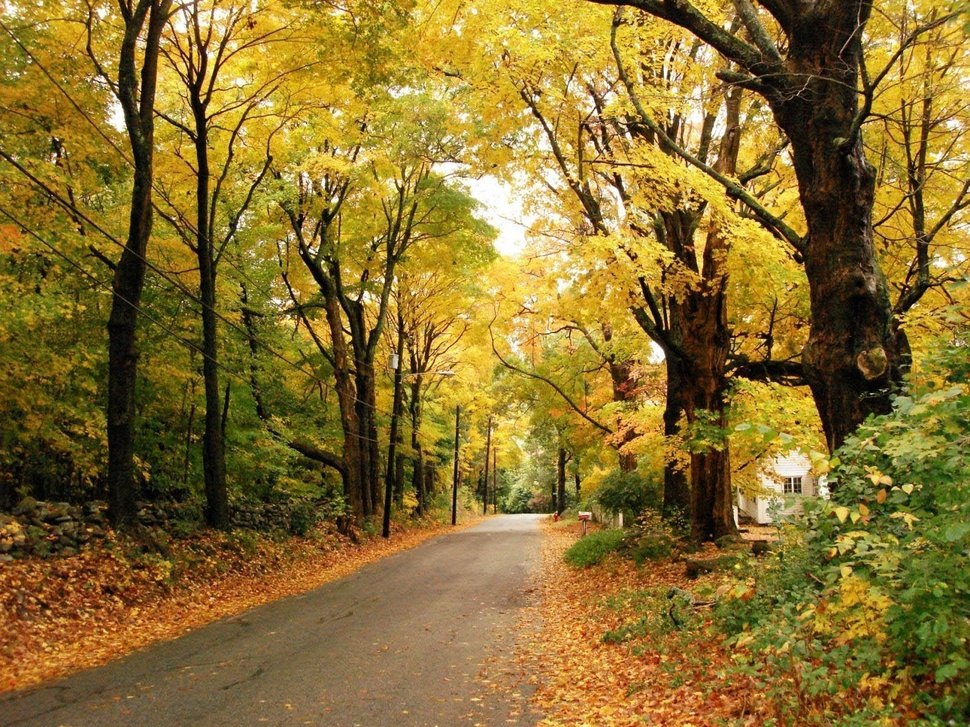
#> input picture Exercise IULI/Review/No 6/scene.jpg, 970 x 727 px, shrunk from 1600 x 1200 before the run
$ python 'No 6.py'
#> lines starting #> are read from the running program, lines starting #| are printed output that depends on the picture
# -*- coding: utf-8 -*-
"""
Created on Sun Mar 11 11:40:07 2018

@author: MSI
"""

import cv2
import numpy as np

img = cv2.imread('scene.jpg')
#> img is the input picture: shape (727, 970, 3); mean B, G, R 46.1, 111.7, 136.6
#a
grayscale = cv2.cvtColor(img,cv2.COLOR_BGR2GRAY)
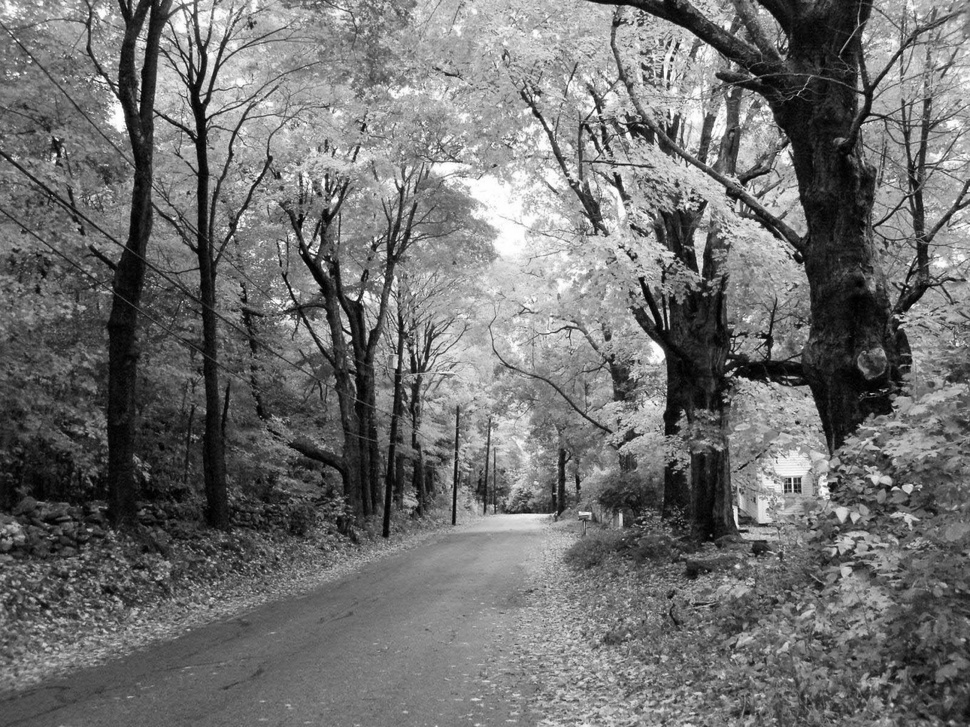
#> grayscale: shape (727, 970); min 0, max 255, mean 111.7
kernel = np.ones((9,9),np.uint8)
tophat = cv2.morphologyEx(grayscale, cv2.MORPH_TOPHAT, kernel)
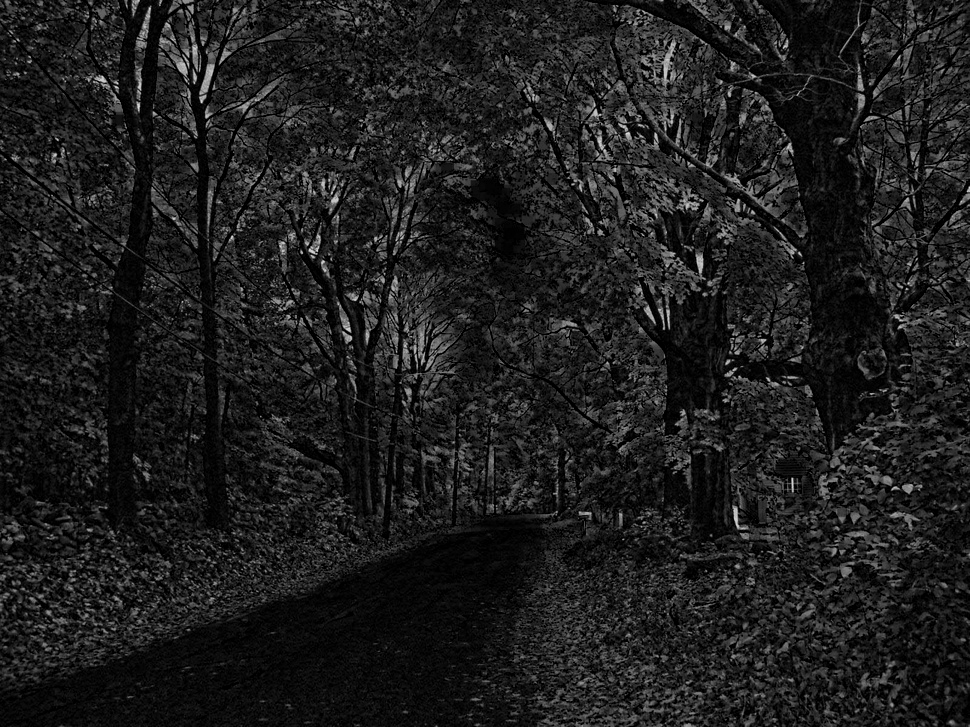
#> tophat: shape (727, 970); min 0, max 219, mean 29.9
cv2.imshow('scene',img)
cv2.imshow('grayscaled',grayscale)
cv2.imshow('tophat',tophat)
#b

ret, mask = cv2.threshold(tophat,10,255,cv2.THRESH_BINARY_INV)
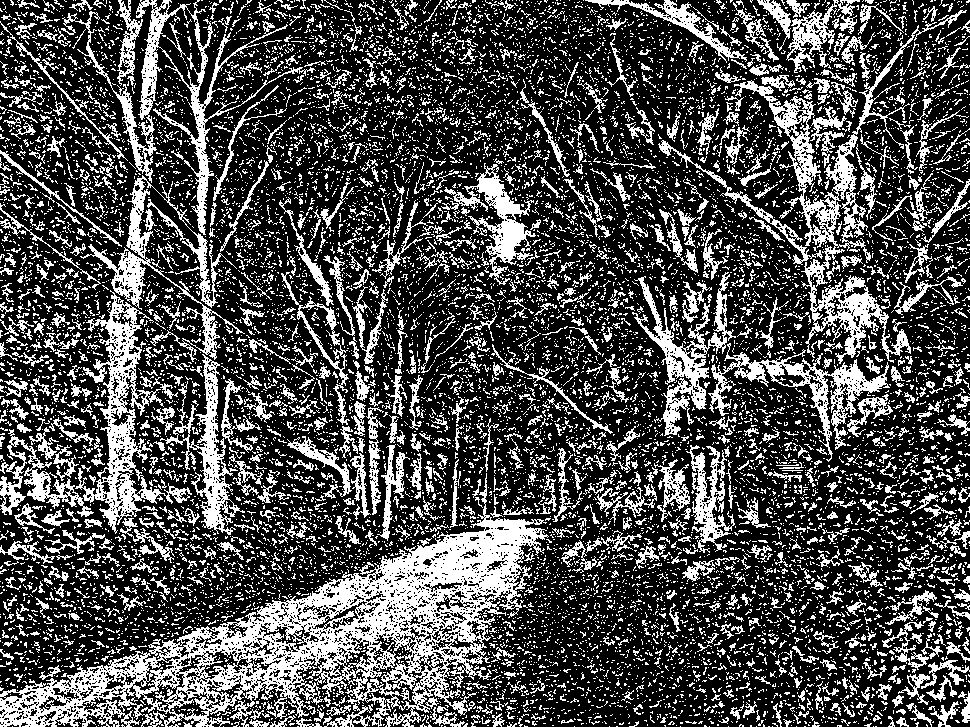
#> mask: shape (727, 970); 29.9% white in thin lines or dots

#c
gray_value = np.full(tophat.shape,255) #assuming grayscale value
#> (the run stopped early here; a loop or call above may not have finished)
